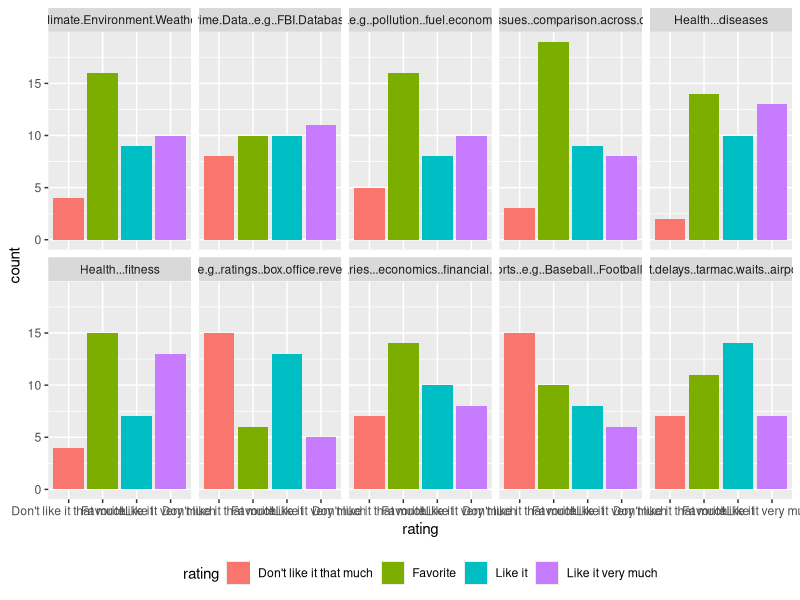
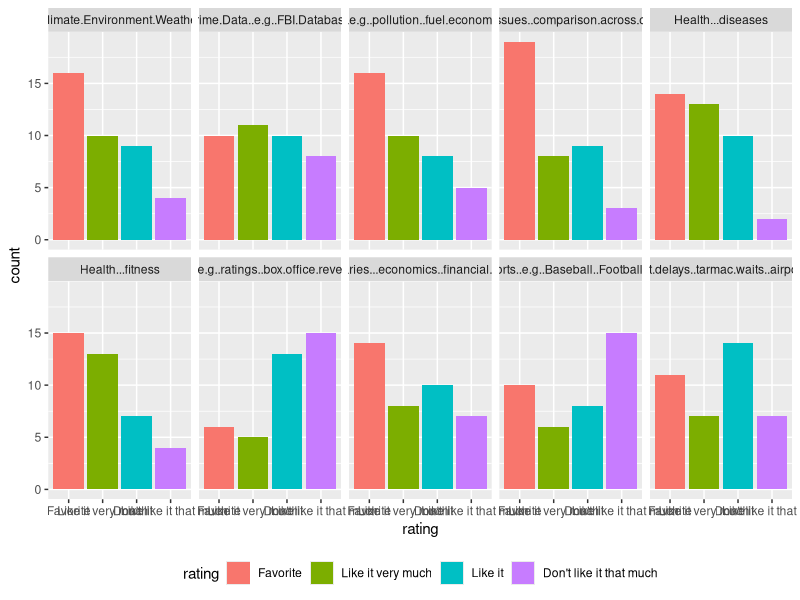
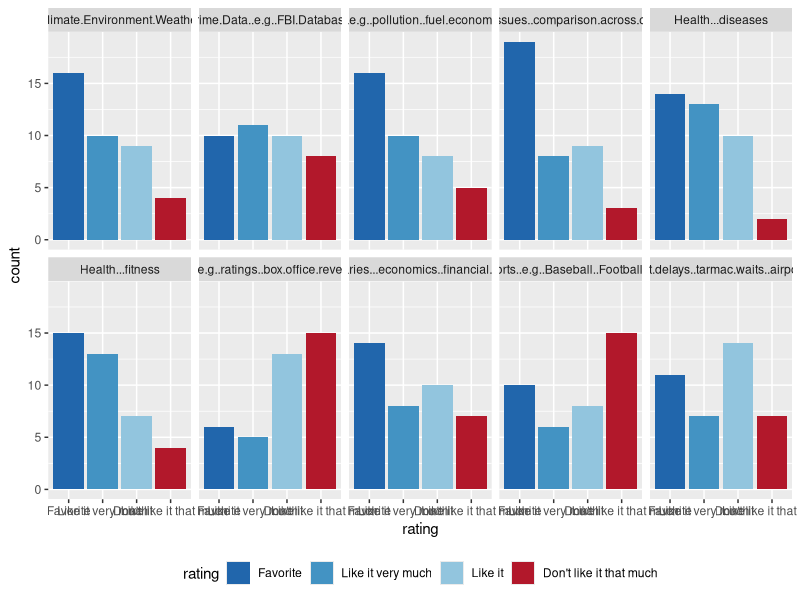
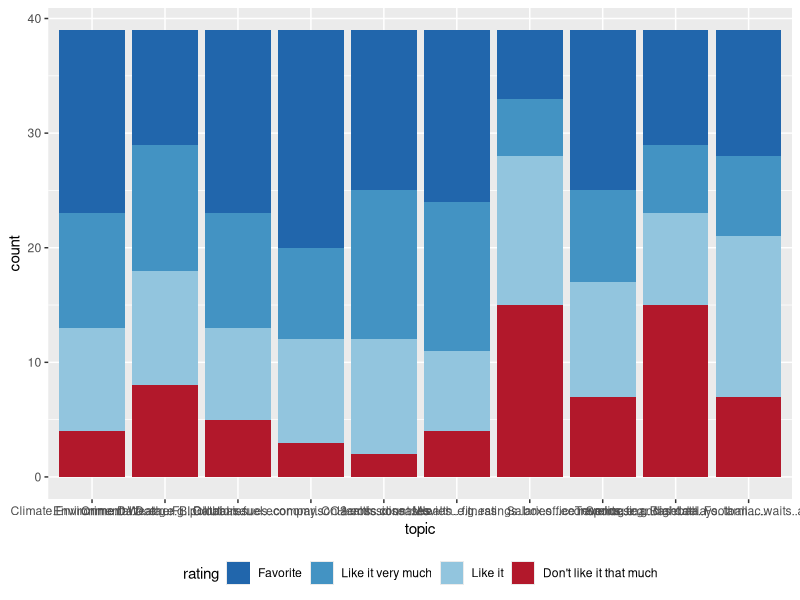
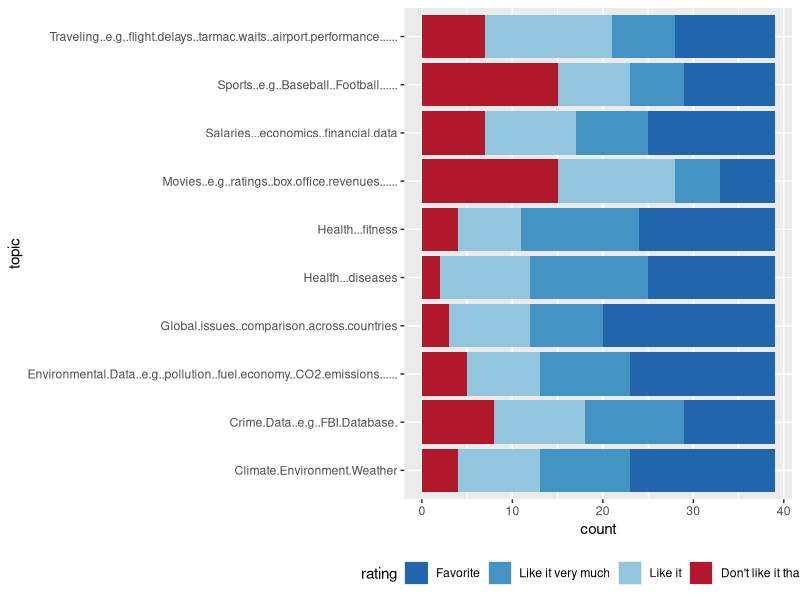
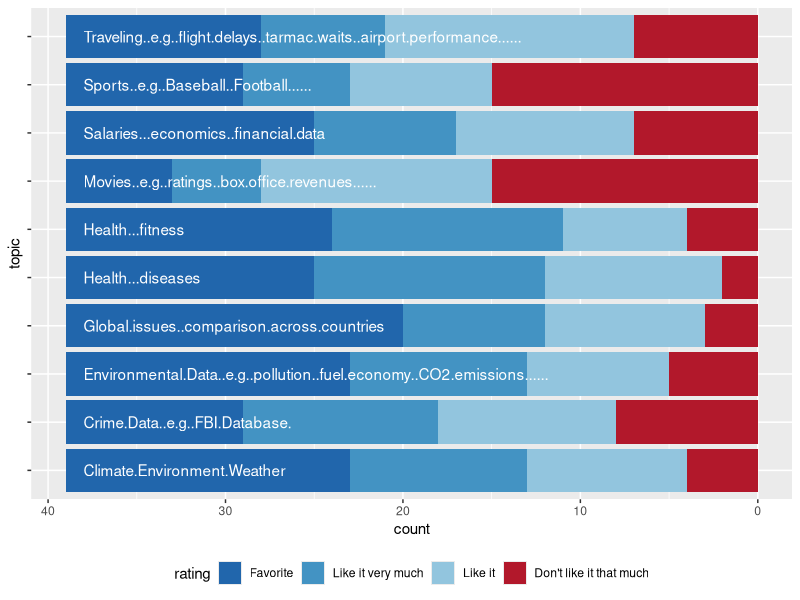
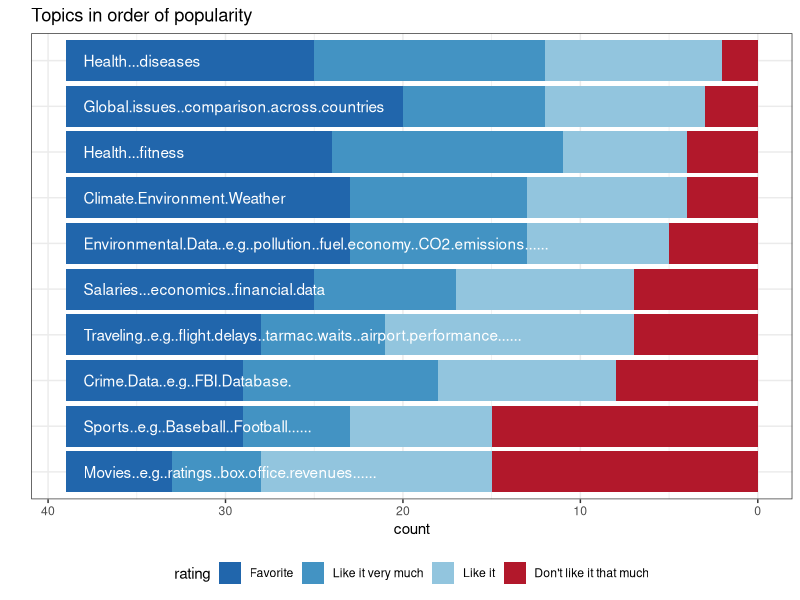

Recreate these plots in R, in order.
## ---- chunk 1
knitr::opts_chunk$set(echo = TRUE)
library(tidyverse)
## ---- chunk 2
topics <- read.csv("data/topics-2020.csv")
topics <- topics %>% select(-Entry.Id)
head(topics)
## ---- chunk 3
tlong <- topics %>% gather(topic, rating, 1:10)
tlong %>% 
  ggplot(aes(x = rating)) + geom_bar(aes(fill=rating)) +
  facet_wrap(~topic, ncol=5) +
  theme(legend.position="bottom")
## ---- chunk 4
tlong <- tlong %>% mutate(
  rating = factor(rating, 
                  levels= c("Favorite", "Like it very much",
                            "Like it", "Don't like it that much"))
)
tlong %>% 
  ggplot(aes(x = rating)) + geom_bar(aes(fill=rating)) +
  facet_wrap(~topic, ncol=5) +
  theme(legend.position="bottom")
## ---- chunk 5
library(RColorBrewer)
cols <- brewer.pal("RdBu", n = 8)

tlong %>% 
  ggplot(aes(x = rating)) + geom_bar(aes(fill=rating)) +
  facet_wrap(~topic, ncol=5) +
  theme(legend.position="bottom") +
  scale_fill_manual(values = cols[c(8,7,6,1)])
## ---- chunk 6
library(RColorBrewer)
cols <- brewer.pal("RdBu", n = 8)

tlong %>% 
  ggplot(aes(x = topic)) + geom_bar(aes(fill=rating)) +
  theme(legend.position="bottom") +
  scale_fill_manual(values = cols[c(8,7,6,1)])
## ---- chunk 7
tlong %>% 
  ggplot(aes(x = topic)) + geom_bar(aes(fill=rating)) +
  theme(legend.position="bottom") +
  scale_fill_manual(values = cols[c(8,7,6,1)]) +
  coord_flip()
## ---- chunk 8
tlong %>% 
  ggplot(aes(x = topic)) + geom_bar(aes(fill=rating)) +
  theme(legend.position="bottom") +
  scale_fill_manual(values = cols[c(8,7,6,1)]) +
  coord_flip() + 
  theme(axis.text.y = element_blank()) +
  scale_y_reverse() +
  geom_text(aes(x = topic, label = topic), 
            data = tlong %>% select(topic) %>% unique(), 
            y = -nrow(topics)+1, colour="white", hjust=0)
## ---- chunk 9
tlong <- tlong %>% 
  mutate(
        topic = reorder(topic, rating, FUN=function(x) 
          sum(x %in% c("Favorite"))),
        topic = reorder(topic, rating, FUN=function(x) 
          sum(x %in% c("Favorite", "Like it very much"))),
    topic = reorder(topic, rating, FUN=function(x) 
          -sum(x == "Don't like it that much"))
  )
tlong %>% 
  ggplot(aes(x = topic)) + geom_bar(aes(fill=rating)) +
  scale_fill_manual(values = cols[c(8,7,6,1)]) +
  coord_flip() + 
  scale_y_reverse() +
  geom_text(aes(x = topic, label = topic), 
            data = tlong %>% select(topic) %>% unique(),
            y = -nrow(topics)+1, colour="white", hjust=0) +
  ggtitle("Topics in order of popularity") +
  xlab("") +
  theme_bw() +
  theme(legend.position="bottom") +
  theme(axis.ticks.y = element_blank(), 
        axis.text.y = element_blank())
